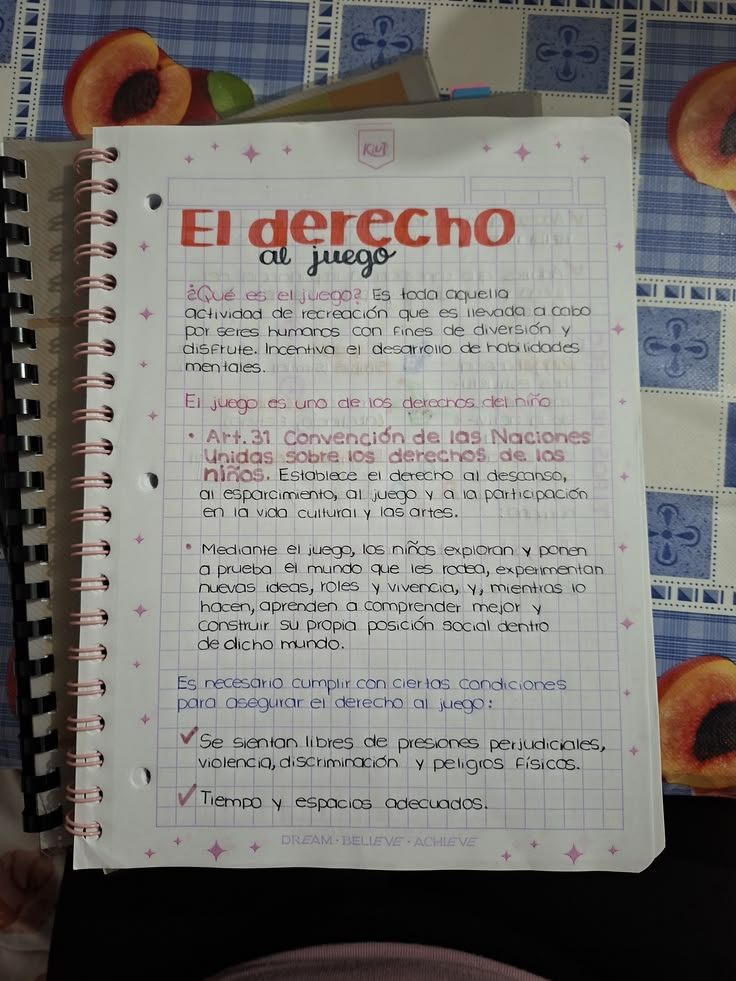
#> input picture imagenes_prueba/derecho_juego.jpg, 736 x 981 px
$ python preprocesado.py ../imagenes_prueba/derecho_juego.jpg
#> lines starting #> are read from the running program, lines starting #| are printed output that depends on the picture; after the words box and inside, x2 and y2 are one past the last pixel; in counts of white or black regions, pixels touching at a corner belong together
# APLICA FILTROS Y ROTACIONES PARA PREPARAR LA IMAGEN PARA LA DETECCION DE LINEAS

"""Bloque 1 - Paso 1: preprocesado de la foto del folio.

Entrada : foto del folio (ruta o array BGR de OpenCV).
Salida  : un FolioPreprocesado con
            - color    : folio enderezado en BGR (esta es la imagen que se le dara a Kraken)
            - gris     : folio enderezado en escala de grises
            - binaria  : folio enderezado, tinta = 255 y papel = 0 (para detectar lineas)
          Las tres imagenes tienen EXACTAMENTE las mismas dimensiones, asi que una
          coordenada sacada de `binaria` vale tambien para `color`.

Pasos:
    1. Localizar el folio (contorno de 4 esquinas) y aplicar transformacion de perspectiva.
    2. Pasar a escala de grises.
    3. Corregir la iluminacion irregular (sombras, degradados).
    4. Binarizar (Otsu) y limpiar los bordes.
"""
from __future__ import annotations

from dataclasses import dataclass
from pathlib import Path

import cv2
import numpy as np

# Tamano de salida del folio enderezado (A4 a ~200 ppp). Si el folio sale apaisado
# se intercambian ancho y alto.
A4_ANCHO_PX = 1654
A4_ALTO_PX = 2339


@dataclass
class FolioPreprocesado:
    color: np.ndarray
    gris: np.ndarray
    binaria: np.ndarray
    folio_detectado: bool  # False -> no se encontro el folio y se uso la imagen entera
    matriz_perspectiva: np.ndarray | None  # foto original -> folio enderezado


# ---------------------------------------------------------------------------
# 1. Localizar y enderezar el folio
# ---------------------------------------------------------------------------
def _ordenar_esquinas(pts: np.ndarray) -> np.ndarray:
    """Devuelve las 4 esquinas en orden: arriba-izq, arriba-der, abajo-der, abajo-izq."""
    pts = pts.reshape(4, 2).astype(np.float32)
    suma = pts.sum(axis=1)
    dif = np.diff(pts, axis=1).ravel()  # y - x
    return np.array(
        [pts[np.argmin(suma)], pts[np.argmin(dif)], pts[np.argmax(suma)], pts[np.argmax(dif)]],
        dtype=np.float32,
    )


def _buscar_esquinas_folio(img: np.ndarray, lado_trabajo: int = 1000, area_minima: float = 0.25):
    """Busca el folio asumiendo que el papel es mas claro que lo que hay alrededor.

    Devuelve las 4 esquinas (en coordenadas de la imagen original) o None.
    """
    h, w = img.shape[:2]
    esc = min(1.0, lado_trabajo / max(h, w))
    peq = cv2.resize(img, (int(w * esc), int(h * esc)), interpolation=cv2.INTER_AREA) if esc < 1 else img

    gris = cv2.GaussianBlur(cv2.cvtColor(peq, cv2.COLOR_BGR2GRAY), (7, 7), 0)
    _, mascara = cv2.threshold(gris, 0, 255, cv2.THRESH_BINARY + cv2.THRESH_OTSU)
    k = cv2.getStructuringElement(cv2.MORPH_ELLIPSE, (15, 15))
    mascara = cv2.morphologyEx(mascara, cv2.MORPH_CLOSE, k)  # rellena la tinta dentro del papel
    mascara = cv2.morphologyEx(mascara, cv2.MORPH_OPEN, k)   # quita objetos pequenos claros

    contornos, _ = cv2.findContours(mascara, cv2.RETR_EXTERNAL, cv2.CHAIN_APPROX_SIMPLE)
    if not contornos:
        return None
    mayor = max(contornos, key=cv2.contourArea)
    if cv2.contourArea(mayor) < area_minima * peq.shape[0] * peq.shape[1]:
        return None

    perimetro = cv2.arcLength(mayor, True)
    aprox = cv2.approxPolyDP(mayor, 0.02 * perimetro, True)
    if len(aprox) == 4 and cv2.isContourConvex(aprox):
        esquinas = aprox
    else:  # contorno irregular: usamos el rectangulo rotado minimo del casco convexo
        esquinas = cv2.boxPoints(cv2.minAreaRect(cv2.convexHull(mayor)))
    return _ordenar_esquinas(esquinas) / esc


def _enderezar(img: np.ndarray, esquinas: np.ndarray):
    tl, tr, br, bl = esquinas
    ancho = max(np.linalg.norm(tr - tl), np.linalg.norm(br - bl))
    alto = max(np.linalg.norm(bl - tl), np.linalg.norm(br - tr))
    ancho_s, alto_s = (A4_ANCHO_PX, A4_ALTO_PX) if alto >= ancho else (A4_ALTO_PX, A4_ANCHO_PX)
    destino = np.array([[0, 0], [ancho_s - 1, 0], [ancho_s - 1, alto_s - 1], [0, alto_s - 1]], dtype=np.float32)
    M = cv2.getPerspectiveTransform(esquinas, destino)
    return cv2.warpPerspective(img, M, (ancho_s, alto_s), flags=cv2.INTER_CUBIC, borderValue=(255, 255, 255)), M


# ---------------------------------------------------------------------------
# 2-4. Gris, iluminacion y binarizacion
# ---------------------------------------------------------------------------
def _normalizar_iluminacion(gris: np.ndarray) -> np.ndarray:
    """Divide la imagen por una estimacion del fondo: el papel queda uniformemente blanco."""
    lado = max(31, (min(gris.shape) // 40) | 1)  # impar; mayor que el grosor de los trazos
    fondo = cv2.morphologyEx(gris, cv2.MORPH_CLOSE, cv2.getStructuringElement(cv2.MORPH_RECT, (lado, lado)))
    fondo = cv2.GaussianBlur(fondo, (0, 0), lado / 4)
    return cv2.divide(gris, fondo, scale=255)


def _binarizar(gris_norm: np.ndarray, margen_rel: float = 0.015) -> np.ndarray:
    suave = cv2.GaussianBlur(gris_norm, (3, 3), 0)
    _, b = cv2.threshold(suave, 0, 255, cv2.THRESH_BINARY_INV + cv2.THRESH_OTSU)
    # Los bordes del folio enderezado suelen tener sombras o restos del fondo: se borran.
    m = int(margen_rel * min(b.shape))
    b[:m, :] = 0
    b[-m:, :] = 0
    b[:, :m] = 0
    b[:, -m:] = 0
    return b


# ---------------------------------------------------------------------------
# Funcion publica
# ---------------------------------------------------------------------------
def preprocesar_folio(imagen: str | Path | np.ndarray, enderezar: bool = True) -> FolioPreprocesado:
    """Prepara la foto de un folio para segmentar lineas y para pasarsela a Kraken.

    imagen   : ruta a la foto o array BGR ya cargado con cv2.imread.
    enderezar: si False no se busca el folio (util para escaneos ya rectos).
    """
#> called with imagen = '../imagenes_prueba/derecho_juego.jpg', enderezar = True
    if isinstance(imagen, (str, Path)):
        img = cv2.imread(str(imagen), cv2.IMREAD_COLOR)
#> img is the input picture: shape (981, 736, 3); mean B, G, R 115.5, 119, 121.1
        if img is None:
            raise FileNotFoundError(f"No se pudo leer la imagen: {imagen}")
    else:
        img = imagen.copy()

    detectado, M = False, None
    if enderezar:
        esquinas = _buscar_esquinas_folio(img)
#> in _buscar_esquinas_folio, `_, mascara = cv2.threshold(gris, 0, 255, cv2.THRESH_BINARY + cv2.THRES..`:
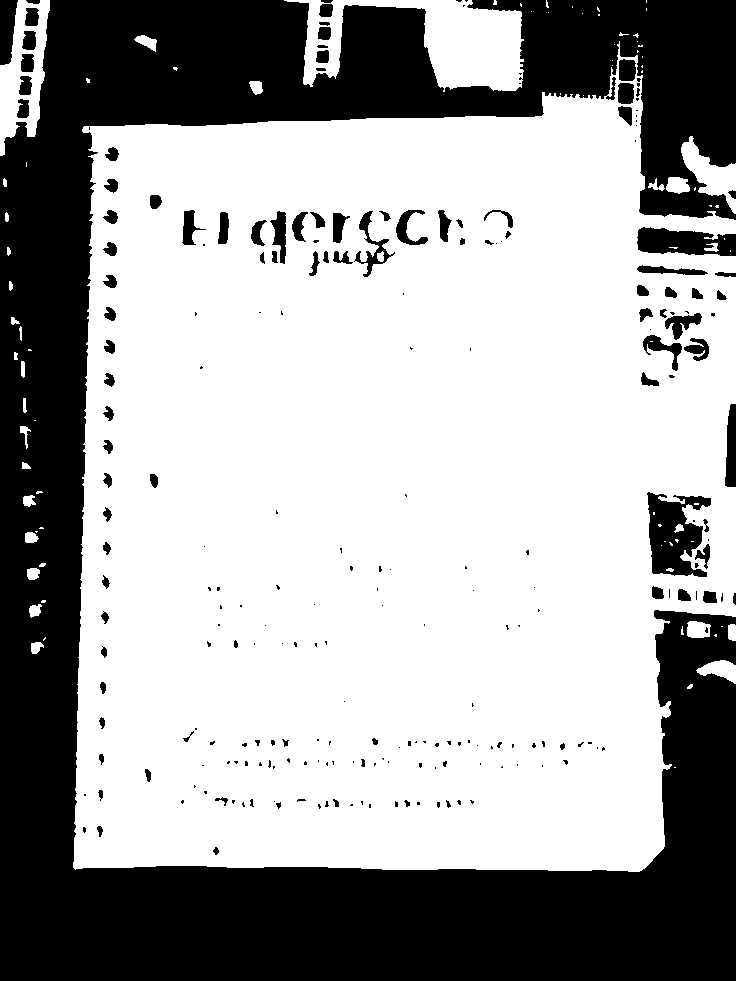
#> mascara: shape (981, 736); 64.4% white; 237 black regions (137 under 20 px), largest, box (x1, y1, x2, y2) and area: (0, 0, 736, 981) 236799, (647, 492, 711, 577) 3369, (637, 227, 736, 256) 2075
#> in _buscar_esquinas_folio, `mascara = cv2.morphologyEx(mascara, cv2.MORPH_CLOSE, k)`: mascara: shape (981, 736); 66.8% white; 11 black regions, largest, box (x1, y1, x2, y2) and area: (0, 0, 736, 981) 231732, (649, 500, 690, 575) 1918, (640, 188, 711, 218) 1653
#> in _buscar_esquinas_folio, `mascara = cv2.morphologyEx(mascara, cv2.MORPH_OPEN, k)`:
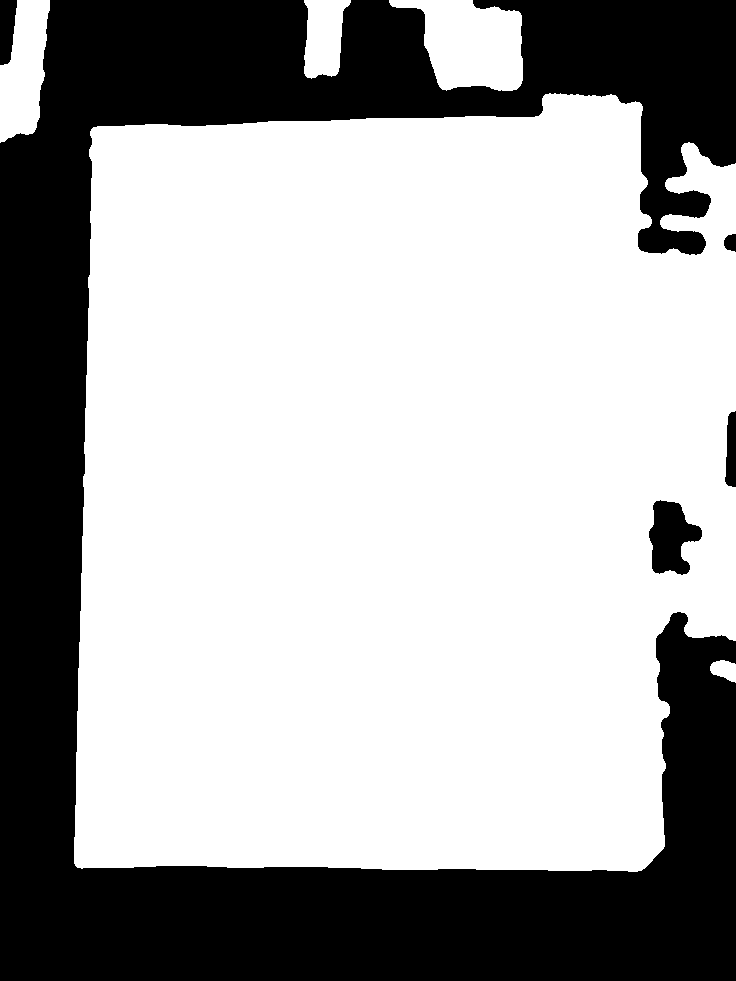
#> mascara: shape (981, 736); 66.2% white; 5 black regions
#> in _buscar_esquinas_folio, `contornos, _ = cv2.findContours(mascara, cv2.RETR_EXTERNAL, cv2.CHAIN_..`: contornos = 5 contours; box (x1, y1, x2, y2) and area: (74, 93, 736, 872) 462482, (389, 0, 523, 91) 7910, (0, 0, 50, 143) 4842, (304, 0, 351, 79) 2640, (710, 660, 736, 683) 377
#> in _buscar_esquinas_folio, `mayor = max(contornos, key=cv2.contourArea)`: mayor = contour of 591 points, box (x1, y1, x2, y2) (74, 93, 736, 872), area 462482
#> in _buscar_esquinas_folio, `perimetro = cv2.arcLength(mayor, True)`: perimetro = 3390.2
#> in _buscar_esquinas_folio, `aprox = cv2.approxPolyDP(mayor, 0.02 * perimetro, True)`: aprox = [[735, 163], [661, 254], [611, 94], [91, 129], [77, 867], [652, 860]]
#> in _buscar_esquinas_folio, `esquinas = cv2.boxPoints(cv2.minAreaRect(cv2.convexHull(mayor)))`: esquinas = [[733.7, 871.6], [73.83, 868], [78.09, 90.36], [738, 93.98]]
#> in _ordenar_esquinas, `pts = pts.reshape(4, 2).astype(np.float32)`: pts has the same summary as esquinas in _buscar_esquinas_folio
#> in _ordenar_esquinas, `suma = pts.sum(axis=1)`: suma = [1605.3, 941.8, 168.5, 832]
#> in _ordenar_esquinas, `dif = np.diff(pts, axis=1).ravel()`: dif = [137.8, 794.1, 12.26, -644]
#> esquinas = [[78.09, 90.36], [738, 93.98], [733.7, 871.6], [73.83, 868]]
        if esquinas is not None:
            img, M = _enderezar(img, esquinas)
#> in _enderezar, `tl, tr, br, bl = esquinas`: tl = [78.09, 90.36]; tr = [738, 93.98]; br = [733.7, 871.6]; bl = [73.83, 868]
#> in _enderezar, `ancho = max(np.linalg.norm(tr - tl), np.linalg.norm(br - bl))`: ancho = 659.9
#> in _enderezar, `alto = max(np.linalg.norm(bl - tl), np.linalg.norm(br - tr))`: alto = 777.6
#> in _enderezar, `ancho_s, alto_s = (A4_ANCHO_PX, A4_ALTO_PX) if alto >= ancho else (A4_..`: ancho_s = 1654; alto_s = 2339
#> in _enderezar, `destino = np.array([[0, 0], [ancho_s - 1, 0], [ancho_s - 1, alto_s - 1..`: destino = [[0, 0], [1653, 0], [1653, 2338], [0, 2338]]
#> in _enderezar, `M = cv2.getPerspectiveTransform(esquinas, destino)`: M = [[2.5, 0.0137, -196.9], [-0.0165, 3.01, -270.4], [-9.27e-20, 1.1e-19, 1]]
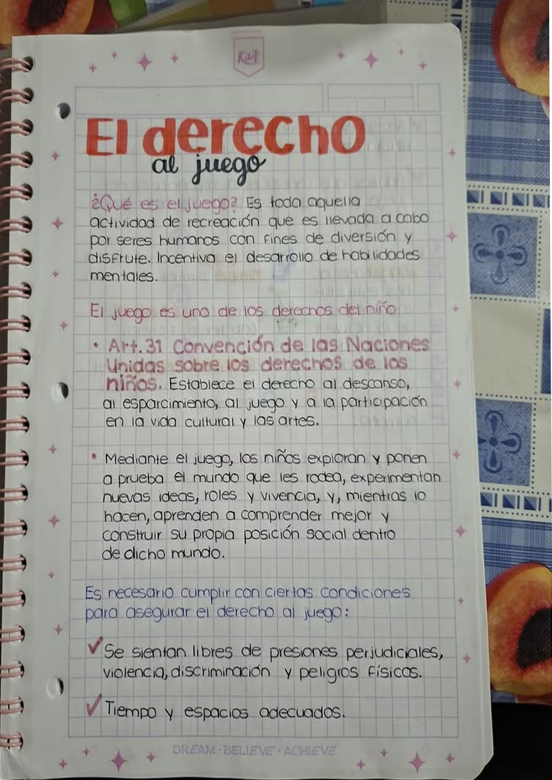
#> img: shape (2339, 1654, 3) (shown at 1/3 size); mean B, G, R 145.3, 149.7, 151.3
            detectado = True

    gris = cv2.cvtColor(img, cv2.COLOR_BGR2GRAY)
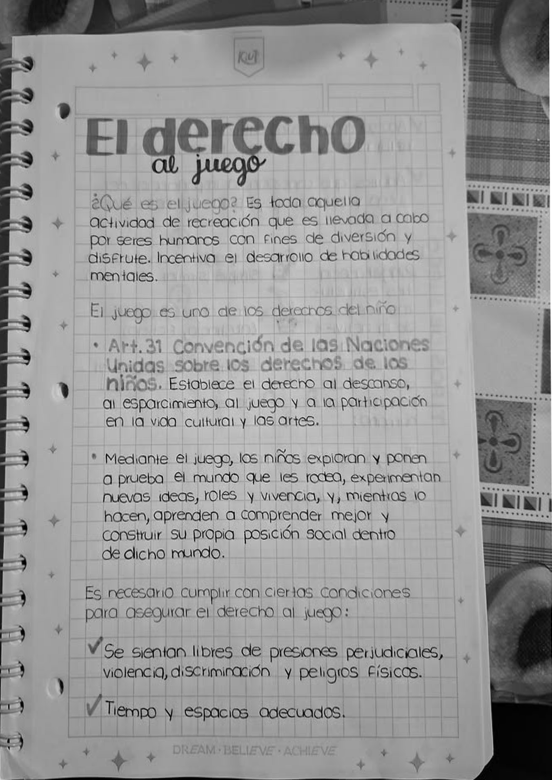
#> gris: shape (2339, 1654) (shown at 1/3 size); min 0, max 255, mean 149.7
    binaria = _binarizar(_normalizar_iluminacion(gris))
#> in _normalizar_iluminacion, `fondo = cv2.morphologyEx(gris, cv2.MORPH_CLOSE, cv2.getStructuringElem..`:
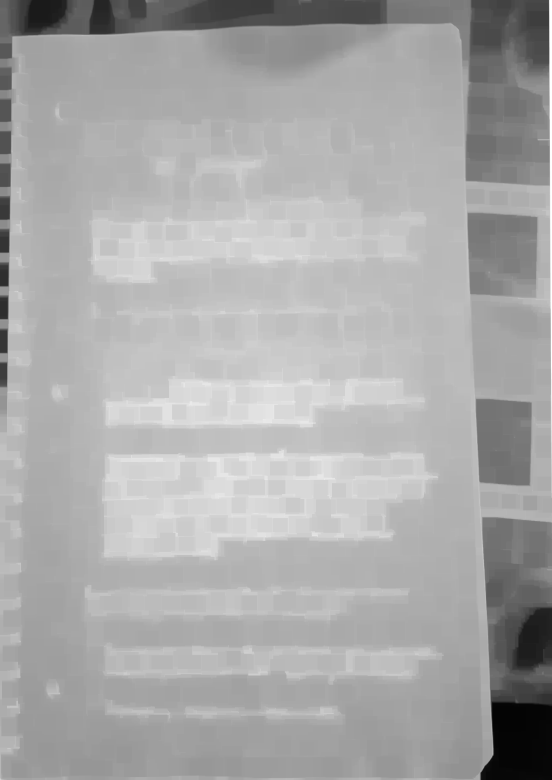
#> fondo: shape (2339, 1654) (shown at 1/3 size); min 4, max 255, mean 168.9
#> in _normalizar_iluminacion, `return cv2.divide(gris, fondo, scale=255)`:
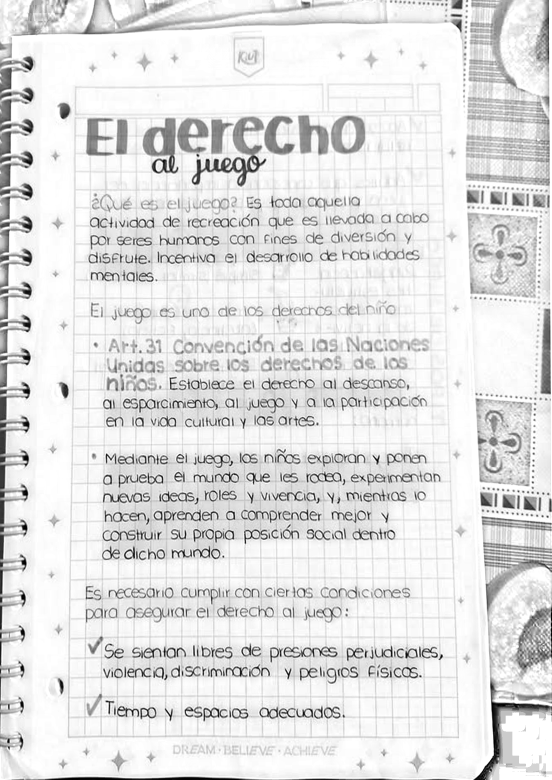
#> returned value: shape (2339, 1654) (shown at 1/3 size); min 0, max 255, mean 225.2
#> in _binarizar, `_, b = cv2.threshold(suave, 0, 255, cv2.THRESH_BINARY_INV + cv2.THRESH..`: b: shape (2339, 1654); 13.1% white; 1323 white regions (397 under 20 px), largest, box (x1, y1, x2, y2) and area: (0, 1146, 91, 2198) 24275, (0, 391, 100, 963) 21728, (575, 350, 799, 560) 13192
#> in _binarizar, `b[:, -m:] = 0`:
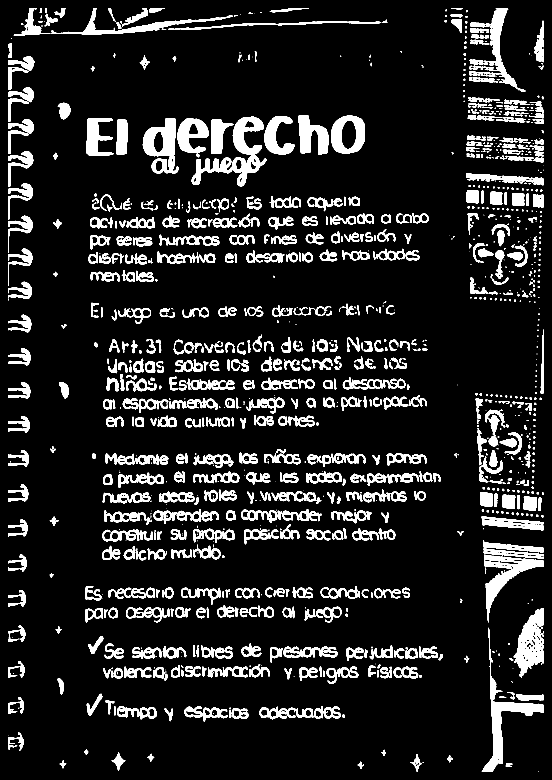
#> b: shape (2339, 1654) (shown at 1/3 size); 11.4% white; 1300 white regions (378 under 20 px), largest, box (x1, y1, x2, y2) and area: (575, 350, 799, 560) 13192, (1445, 1883, 1630, 2315) 10905, (1541, 1824, 1630, 2033) 9716
    return FolioPreprocesado(color=img, gris=gris, binaria=binaria, folio_detectado=detectado, matriz_perspectiva=M)


if __name__ == "__main__":
    import sys

    if len(sys.argv) < 2:
        sys.exit("Uso: python preprocesado.py foto.jpg")
    r = preprocesar_folio(sys.argv[1])
    print("Folio detectado:", r.folio_detectado, "| tamano:", r.color.shape[1], "x", r.color.shape[0])
#| Folio detectado: True | tamano: 1654 x 2339
    cv2.imwrite("salida_color.png", r.color)
    cv2.imwrite("salida_binaria.png", r.binaria)
    print("Guardados salida_color.png y salida_binaria.png para revisarlos")
